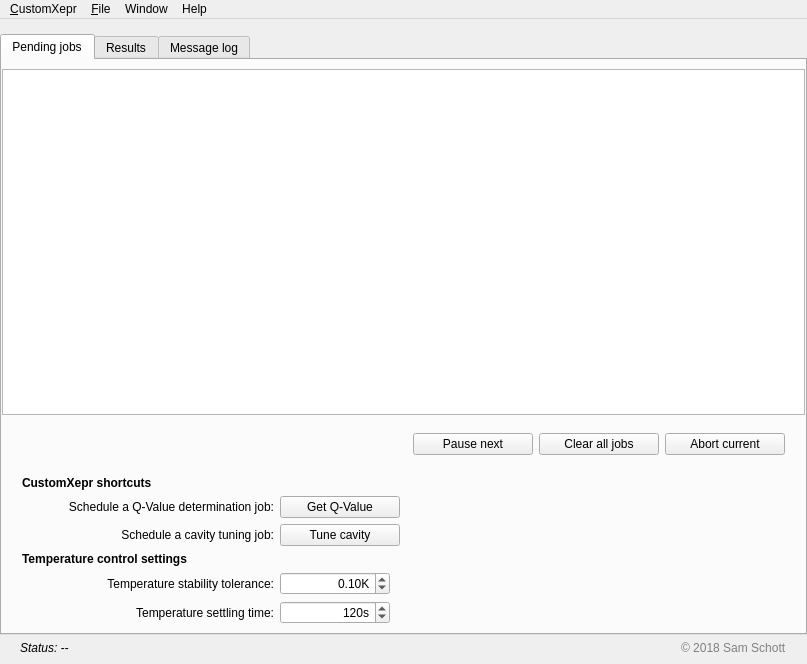
<?xml version="1.0" encoding="UTF-8"?>
<ui version="4.0">
 <class>MainWindow</class>
 <widget class="QMainWindow" name="MainWindow">
  <property name="geometry">
   <rect>
    <x>0</x>
    <y>0</y>
    <width>807</width>
    <height>664</height>
   </rect>
  </property>
  <property name="palette">
   <palette>
    <active>
     <colorrole role="AlternateBase">
      <brush brushstyle="SolidPattern">
       <color alpha="255">
        <red>241</red>
        <green>243</green>
        <blue>243</blue>
       </color>
      </brush>
     </colorrole>
    </active>
    <inactive>
     <colorrole role="AlternateBase">
      <brush brushstyle="SolidPattern">
       <color alpha="255">
        <red>241</red>
        <green>243</green>
        <blue>243</blue>
       </color>
      </brush>
     </colorrole>
    </inactive>
    <disabled>
     <colorrole role="AlternateBase">
      <brush brushstyle="SolidPattern">
       <color alpha="255">
        <red>241</red>
        <green>243</green>
        <blue>243</blue>
       </color>
      </brush>
     </colorrole>
    </disabled>
   </palette>
  </property>
  <property name="windowTitle">
   <string>CustomXepr</string>
  </property>
  <property name="unifiedTitleAndToolBarOnMac">
   <bool>false</bool>
  </property>
  <widget class="QWidget" name="centralwidget">
   <layout class="QGridLayout" name="gridLayout">
    <property name="leftMargin">
     <number>0</number>
    </property>
    <property name="topMargin">
     <number>15</number>
    </property>
    <property name="rightMargin">
     <number>0</number>
    </property>
    <item row="0" column="0" colspan="4">
     <widget class="QTabWidget" name="tabWidget">
      <property name="styleSheet">
       <string notr="true">QTabWidget::tab-bar
{
	alignment: center;
} 
</string>
      </property>
      <property name="currentIndex">
       <number>0</number>
      </property>
      <widget class="QWidget" name="tab">
       <attribute name="title">
        <string>Pending jobs</string>
       </attribute>
       <layout class="QGridLayout" name="gridLayout_4">
        <property name="leftMargin">
         <number>0</number>
        </property>
        <property name="rightMargin">
         <number>0</number>
        </property>
        <item row="1" column="0">
         <layout class="QGridLayout" name="gridLayout_12">
          <property name="leftMargin">
           <number>20</number>
          </property>
          <property name="topMargin">
           <number>12</number>
          </property>
          <property name="rightMargin">
           <number>20</number>
          </property>
          <property name="bottomMargin">
           <number>0</number>
          </property>
          <item row="0" column="0">
           <spacer name="horizontalSpacer_2">
            <property name="orientation">
             <enum>Qt::Horizontal</enum>
            </property>
            <property name="sizeHint" stdset="0">
             <size>
              <width>40</width>
              <height>20</height>
             </size>
            </property>
           </spacer>
          </item>
          <item row="0" column="1">
           <widget class="QPushButton" name="pauseButton">
            <property name="minimumSize">
             <size>
              <width>120</width>
              <height>0</height>
             </size>
            </property>
            <property name="maximumSize">
             <size>
              <width>120</width>
              <height>16777215</height>
             </size>
            </property>
            <property name="toolTip">
             <string>&lt;html&gt;&lt;head/&gt;&lt;body&gt;&lt;p&gt;Pause after the current job has been executed. &lt;/p&gt;&lt;/body&gt;&lt;/html&gt;</string>
            </property>
            <property name="text">
             <string>Pause next</string>
            </property>
           </widget>
          </item>
          <item row="0" column="3">
           <widget class="QPushButton" name="abortButton">
            <property name="minimumSize">
             <size>
              <width>120</width>
              <height>0</height>
             </size>
            </property>
            <property name="maximumSize">
             <size>
              <width>120</width>
              <height>16777215</height>
             </size>
            </property>
            <property name="toolTip">
             <string>&lt;html&gt;&lt;head/&gt;&lt;body&gt;&lt;p&gt;Abort the current job, move on to the next.&lt;/p&gt;&lt;/body&gt;&lt;/html&gt;</string>
            </property>
            <property name="text">
             <string>Abort current</string>
            </property>
           </widget>
          </item>
          <item row="0" column="2">
           <widget class="QPushButton" name="clearButton">
            <property name="minimumSize">
             <size>
              <width>120</width>
              <height>0</height>
             </size>
            </property>
            <property name="maximumSize">
             <size>
              <width>120</width>
              <height>16777215</height>
             </size>
            </property>
            <property name="toolTip">
             <string>&lt;html&gt;&lt;head/&gt;&lt;body&gt;&lt;p&gt;Clear all pending jobs.&lt;/p&gt;&lt;/body&gt;&lt;/html&gt;</string>
            </property>
            <property name="text">
             <string>Clear all jobs</string>
            </property>
           </widget>
          </item>
         </layout>
        </item>
        <item row="2" column="0">
         <layout class="QGridLayout" name="gridLayout_11" columnstretch="1,2">
          <property name="leftMargin">
           <number>20</number>
          </property>
          <property name="topMargin">
           <number>15</number>
          </property>
          <property name="rightMargin">
           <number>20</number>
          </property>
          <item row="4" column="0">
           <widget class="QLabel" name="labelT_tolerance">
            <property name="sizePolicy">
             <sizepolicy hsizetype="Expanding" vsizetype="Preferred">
              <horstretch>0</horstretch>
              <verstretch>0</verstretch>
             </sizepolicy>
            </property>
            <property name="toolTip">
             <string>&lt;html&gt;&lt;head/&gt;&lt;body&gt;&lt;p&gt;Maximum fluctuations allowed for the temperature to be considered stable.&lt;/p&gt;&lt;/body&gt;&lt;/html&gt;</string>
            </property>
            <property name="text">
             <string>Temperature stability tolerance:</string>
            </property>
            <property name="alignment">
             <set>Qt::AlignRight|Qt::AlignTrailing|Qt::AlignVCenter</set>
            </property>
           </widget>
          </item>
          <item row="5" column="0">
           <widget class="QLabel" name="labelT_settling">
            <property name="sizePolicy">
             <sizepolicy hsizetype="Expanding" vsizetype="Preferred">
              <horstretch>0</horstretch>
              <verstretch>0</verstretch>
             </sizepolicy>
            </property>
            <property name="toolTip">
             <string>&lt;html&gt;&lt;head/&gt;&lt;body&gt;&lt;p&gt;Settling time for the temperature after fluctuations are within the tolerance.&lt;/p&gt;&lt;/body&gt;&lt;/html&gt;</string>
            </property>
            <property name="text">
             <string>Temperature settling time:</string>
            </property>
            <property name="alignment">
             <set>Qt::AlignRight|Qt::AlignTrailing|Qt::AlignVCenter</set>
            </property>
           </widget>
          </item>
          <item row="5" column="1" alignment="Qt::AlignLeft">
           <widget class="ScienDSpinBox" name="lineEditT_settling">
            <property name="minimumSize">
             <size>
              <width>110</width>
              <height>0</height>
             </size>
            </property>
            <property name="maximumSize">
             <size>
              <width>110</width>
              <height>16777215</height>
             </size>
            </property>
            <property name="toolTip">
             <string>&lt;html&gt;&lt;head/&gt;&lt;body&gt;&lt;p&gt;Settling time for the temperature after fluctuations are within the tolerance.&lt;/p&gt;&lt;/body&gt;&lt;/html&gt;</string>
            </property>
            <property name="alignment">
             <set>Qt::AlignRight|Qt::AlignTrailing|Qt::AlignVCenter</set>
            </property>
            <property name="suffix">
             <string>s</string>
            </property>
            <property name="decimals">
             <number>0</number>
            </property>
            <property name="maximum">
             <double>99999.000000000000000</double>
            </property>
            <property name="value">
             <double>120.000000000000000</double>
            </property>
           </widget>
          </item>
          <item row="1" column="0">
           <widget class="QLabel" name="label_3">
            <property name="text">
             <string>Schedule a Q-Value determination job:</string>
            </property>
            <property name="alignment">
             <set>Qt::AlignRight|Qt::AlignTrailing|Qt::AlignVCenter</set>
            </property>
           </widget>
          </item>
          <item row="4" column="1" alignment="Qt::AlignLeft">
           <widget class="ScienDSpinBox" name="lineEditT_tolerance">
            <property name="minimumSize">
             <size>
              <width>110</width>
              <height>0</height>
             </size>
            </property>
            <property name="maximumSize">
             <size>
              <width>110</width>
              <height>16777215</height>
             </size>
            </property>
            <property name="toolTip">
             <string>&lt;html&gt;&lt;head/&gt;&lt;body&gt;&lt;p&gt;Maximum fluctuations allowed for the temperature to be considered stable.&lt;/p&gt;&lt;/body&gt;&lt;/html&gt;</string>
            </property>
            <property name="alignment">
             <set>Qt::AlignRight|Qt::AlignTrailing|Qt::AlignVCenter</set>
            </property>
            <property name="suffix">
             <string>K</string>
            </property>
            <property name="maximum">
             <double>5.000000000000000</double>
            </property>
            <property name="value">
             <double>0.100000000000000</double>
            </property>
           </widget>
          </item>
          <item row="2" column="0">
           <widget class="QLabel" name="label_4">
            <property name="text">
             <string>Schedule a cavity tuning job:</string>
            </property>
            <property name="alignment">
             <set>Qt::AlignRight|Qt::AlignTrailing|Qt::AlignVCenter</set>
            </property>
           </widget>
          </item>
          <item row="0" column="0" colspan="2">
           <widget class="QLabel" name="labelCustomXeprControl">
            <property name="font">
             <font>
              <weight>75</weight>
              <bold>true</bold>
             </font>
            </property>
            <property name="text">
             <string>CustomXepr shortcuts</string>
            </property>
           </widget>
          </item>
          <item row="3" column="0" colspan="2">
           <widget class="QLabel" name="labelTempControl">
            <property name="font">
             <font>
              <weight>75</weight>
              <bold>true</bold>
             </font>
            </property>
            <property name="text">
             <string>Temperature control settings</string>
            </property>
           </widget>
          </item>
          <item row="1" column="1" alignment="Qt::AlignLeft">
           <widget class="QPushButton" name="qValueButton">
            <property name="minimumSize">
             <size>
              <width>120</width>
              <height>0</height>
             </size>
            </property>
            <property name="maximumSize">
             <size>
              <width>120</width>
              <height>16777215</height>
             </size>
            </property>
            <property name="text">
             <string>Get Q-Value</string>
            </property>
           </widget>
          </item>
          <item row="2" column="1" alignment="Qt::AlignLeft">
           <widget class="QPushButton" name="tuneButton">
            <property name="minimumSize">
             <size>
              <width>120</width>
              <height>0</height>
             </size>
            </property>
            <property name="maximumSize">
             <size>
              <width>120</width>
              <height>16777215</height>
             </size>
            </property>
            <property name="text">
             <string>Tune cavity</string>
            </property>
           </widget>
          </item>
         </layout>
        </item>
        <item row="0" column="0">
         <widget class="QTreeView" name="jobQueueDisplay">
          <property name="frameShape">
           <enum>QFrame::StyledPanel</enum>
          </property>
          <property name="editTriggers">
           <set>QAbstractItemView::NoEditTriggers</set>
          </property>
          <property name="alternatingRowColors">
           <bool>true</bool>
          </property>
          <property name="selectionMode">
           <enum>QAbstractItemView::ExtendedSelection</enum>
          </property>
         </widget>
        </item>
       </layout>
      </widget>
      <widget class="QWidget" name="tab_2">
       <attribute name="title">
        <string>Results</string>
       </attribute>
       <layout class="QGridLayout" name="gridLayout_6">
        <property name="leftMargin">
         <number>0</number>
        </property>
        <property name="rightMargin">
         <number>0</number>
        </property>
        <item row="0" column="0">
         <widget class="QTreeView" name="resultQueueDisplay">
          <property name="editTriggers">
           <set>QAbstractItemView::NoEditTriggers</set>
          </property>
          <property name="alternatingRowColors">
           <bool>true</bool>
          </property>
          <property name="selectionMode">
           <enum>QAbstractItemView::ExtendedSelection</enum>
          </property>
         </widget>
        </item>
       </layout>
      </widget>
      <widget class="QWidget" name="tab_3">
       <attribute name="title">
        <string>Message log</string>
       </attribute>
       <layout class="QGridLayout" name="gridLayout_5">
        <property name="leftMargin">
         <number>0</number>
        </property>
        <property name="rightMargin">
         <number>0</number>
        </property>
        <item row="1" column="0">
         <layout class="QGridLayout" name="gridLayout_9" columnstretch="1,2">
          <property name="leftMargin">
           <number>20</number>
          </property>
          <property name="topMargin">
           <number>20</number>
          </property>
          <property name="rightMargin">
           <number>20</number>
          </property>
          <property name="bottomMargin">
           <number>20</number>
          </property>
          <item row="4" column="1">
           <widget class="QRadioButton" name="radioButtonInfoMail">
            <property name="text">
             <string>Infos</string>
            </property>
            <attribute name="buttonGroup">
             <string notr="true">bG</string>
            </attribute>
           </widget>
          </item>
          <item row="2" column="1">
           <widget class="QRadioButton" name="radioButtonErrorMail">
            <property name="text">
             <string>Errors</string>
            </property>
            <attribute name="buttonGroup">
             <string notr="true">bG</string>
            </attribute>
           </widget>
          </item>
          <item row="3" column="1">
           <widget class="QRadioButton" name="radioButtonWarningMail">
            <property name="text">
             <string>Warnings (default)</string>
            </property>
            <property name="checked">
             <bool>true</bool>
            </property>
            <attribute name="buttonGroup">
             <string notr="true">bG</string>
            </attribute>
           </widget>
          </item>
          <item row="5" column="1">
           <widget class="QRadioButton" name="radioButtonNoMail">
            <property name="text">
             <string>Silent</string>
            </property>
            <attribute name="buttonGroup">
             <string notr="true">bG</string>
            </attribute>
           </widget>
          </item>
          <item row="1" column="1" alignment="Qt::AlignLeft">
           <widget class="QLineEdit" name="lineEditEmailList">
            <property name="sizePolicy">
             <sizepolicy hsizetype="Preferred" vsizetype="Fixed">
              <horstretch>0</horstretch>
              <verstretch>0</verstretch>
             </sizepolicy>
            </property>
            <property name="minimumSize">
             <size>
              <width>300</width>
              <height>0</height>
             </size>
            </property>
            <property name="maximumSize">
             <size>
              <width>300</width>
              <height>16777215</height>
             </size>
            </property>
            <property name="toolTip">
             <string>&lt;html&gt;&lt;head/&gt;&lt;body&gt;&lt;p&gt;Comma seperated list of addresses that notification emails will be sent to.&lt;/p&gt;&lt;/body&gt;&lt;/html&gt;</string>
            </property>
           </widget>
          </item>
          <item row="1" column="0">
           <widget class="QLabel" name="label">
            <property name="text">
             <string>Email addresses:</string>
            </property>
            <property name="alignment">
             <set>Qt::AlignRight|Qt::AlignTrailing|Qt::AlignVCenter</set>
            </property>
           </widget>
          </item>
          <item row="0" column="0" colspan="2">
           <widget class="QLabel" name="labelEmailSettings">
            <property name="sizePolicy">
             <sizepolicy hsizetype="Preferred" vsizetype="Preferred">
              <horstretch>0</horstretch>
              <verstretch>0</verstretch>
             </sizepolicy>
            </property>
            <property name="font">
             <font>
              <weight>75</weight>
              <bold>true</bold>
             </font>
            </property>
            <property name="text">
             <string>Email notifications settings</string>
            </property>
           </widget>
          </item>
          <item row="2" column="0" rowspan="4">
           <widget class="QLabel" name="label_2">
            <property name="text">
             <string>Notification level:</string>
            </property>
            <property name="alignment">
             <set>Qt::AlignRight|Qt::AlignTop|Qt::AlignTrailing</set>
            </property>
           </widget>
          </item>
         </layout>
        </item>
        <item row="0" column="0">
         <widget class="QTreeView" name="messageLogDisplay">
          <property name="frameShape">
           <enum>QFrame::StyledPanel</enum>
          </property>
          <property name="editTriggers">
           <set>QAbstractItemView::NoEditTriggers</set>
          </property>
          <property name="alternatingRowColors">
           <bool>true</bool>
          </property>
          <property name="selectionMode">
           <enum>QAbstractItemView::ExtendedSelection</enum>
          </property>
         </widget>
        </item>
       </layout>
      </widget>
     </widget>
    </item>
    <item row="2" column="0" rowspan="3" colspan="4">
     <layout class="QGridLayout" name="gridLayout_8">
      <property name="leftMargin">
       <number>20</number>
      </property>
      <property name="rightMargin">
       <number>20</number>
      </property>
      <item row="0" column="0">
       <widget class="QLabel" name="statusField">
        <property name="font">
         <font>
          <italic>true</italic>
         </font>
        </property>
        <property name="text">
         <string>Status: --</string>
        </property>
       </widget>
      </item>
      <item row="0" column="1" alignment="Qt::AlignRight">
       <widget class="QLabel" name="labelCopyRight">
        <property name="styleSheet">
         <string notr="true">color: grey</string>
        </property>
        <property name="text">
         <string>© 2018 Sam Schott</string>
        </property>
       </widget>
      </item>
     </layout>
    </item>
   </layout>
  </widget>
  <widget class="QMenuBar" name="menubar">
   <property name="geometry">
    <rect>
     <x>0</x>
     <y>0</y>
     <width>807</width>
     <height>22</height>
    </rect>
   </property>
   <widget class="QMenu" name="menu_CustomXepr">
    <property name="geometry">
     <rect>
      <x>194</x>
      <y>131</y>
      <width>168</width>
      <height>96</height>
     </rect>
    </property>
    <property name="title">
     <string>&amp;CustomXepr</string>
    </property>
    <addaction name="action_About"/>
    <addaction name="separator"/>
    <addaction name="action_Exit"/>
   </widget>
   <widget class="QMenu" name="menu_Files">
    <property name="title">
     <string>&amp;File</string>
    </property>
    <addaction name="actionShow_log_files"/>
   </widget>
   <widget class="QMenu" name="menuWindow">
    <property name="title">
     <string>Window</string>
    </property>
    <addaction name="actionMinimize"/>
    <addaction name="actionZoom"/>
   </widget>
   <widget class="QMenu" name="menuHelp">
    <property name="title">
     <string>Help</string>
    </property>
    <addaction name="actionCustomXepr_Help"/>
    <addaction name="separator"/>
    <addaction name="actionXeprAPI_Help"/>
   </widget>
   <addaction name="menu_CustomXepr"/>
   <addaction name="menu_Files"/>
   <addaction name="menuWindow"/>
   <addaction name="menuHelp"/>
  </widget>
  <action name="action_About">
   <property name="text">
    <string>&amp;About CustomXepr...</string>
   </property>
   <property name="menuRole">
    <enum>QAction::NoRole</enum>
   </property>
   <property name="iconVisibleInMenu">
    <bool>false</bool>
   </property>
  </action>
  <action name="action_Exit">
   <property name="text">
    <string>&amp;Quit CustomXepr</string>
   </property>
   <property name="menuRole">
    <enum>QAction::NoRole</enum>
   </property>
   <property name="iconVisibleInMenu">
    <bool>false</bool>
   </property>
  </action>
  <action name="actionShow_log_files">
   <property name="text">
    <string>Show log files</string>
   </property>
   <property name="iconVisibleInMenu">
    <bool>false</bool>
   </property>
  </action>
  <action name="actionMinimize">
   <property name="text">
    <string>Minimize</string>
   </property>
   <property name="shortcut">
    <string>Ctrl+M</string>
   </property>
  </action>
  <action name="actionBring_all_to_front">
   <property name="text">
    <string>Bring all to front</string>
   </property>
  </action>
  <action name="actionZoom">
   <property name="text">
    <string>Zoom</string>
   </property>
  </action>
  <action name="actionXeprAPI_Help">
   <property name="text">
    <string>XeprAPI Help</string>
   </property>
  </action>
  <action name="actionCustomXepr_Help">
   <property name="text">
    <string>CustomXepr Help</string>
   </property>
  </action>
 </widget>
 <customwidgets>
  <customwidget>
   <class>ScienDSpinBox</class>
   <extends>QDoubleSpinBox</extends>
   <header>customxepr.utils.scientific_spinbox.h</header>
  </customwidget>
 </customwidgets>
 <tabstops>
  <tabstop>tabWidget</tabstop>
  <tabstop>pauseButton</tabstop>
  <tabstop>clearButton</tabstop>
  <tabstop>abortButton</tabstop>
  <tabstop>qValueButton</tabstop>
  <tabstop>tuneButton</tabstop>
  <tabstop>lineEditT_tolerance</tabstop>
  <tabstop>lineEditT_settling</tabstop>
  <tabstop>lineEditEmailList</tabstop>
  <tabstop>radioButtonErrorMail</tabstop>
  <tabstop>radioButtonWarningMail</tabstop>
  <tabstop>radioButtonInfoMail</tabstop>
  <tabstop>radioButtonNoMail</tabstop>
 </tabstops>
 <resources/>
 <connections>
  <connection>
   <sender>actionMinimize</sender>
   <signal>triggered()</signal>
   <receiver>MainWindow</receiver>
   <slot>showMinimized()</slot>
   <hints>
    <hint type="sourcelabel">
     <x>-1</x>
     <y>-1</y>
    </hint>
    <hint type="destinationlabel">
     <x>403</x>
     <y>331</y>
    </hint>
   </hints>
  </connection>
  <connection>
   <sender>actionZoom</sender>
   <signal>triggered()</signal>
   <receiver>MainWindow</receiver>
   <slot>showMaximized()</slot>
   <hints>
    <hint type="sourcelabel">
     <x>-1</x>
     <y>-1</y>
    </hint>
    <hint type="destinationlabel">
     <x>403</x>
     <y>331</y>
    </hint>
   </hints>
  </connection>
 </connections>
 <buttongroups>
  <buttongroup name="bG"/>
 </buttongroups>
</ui>
